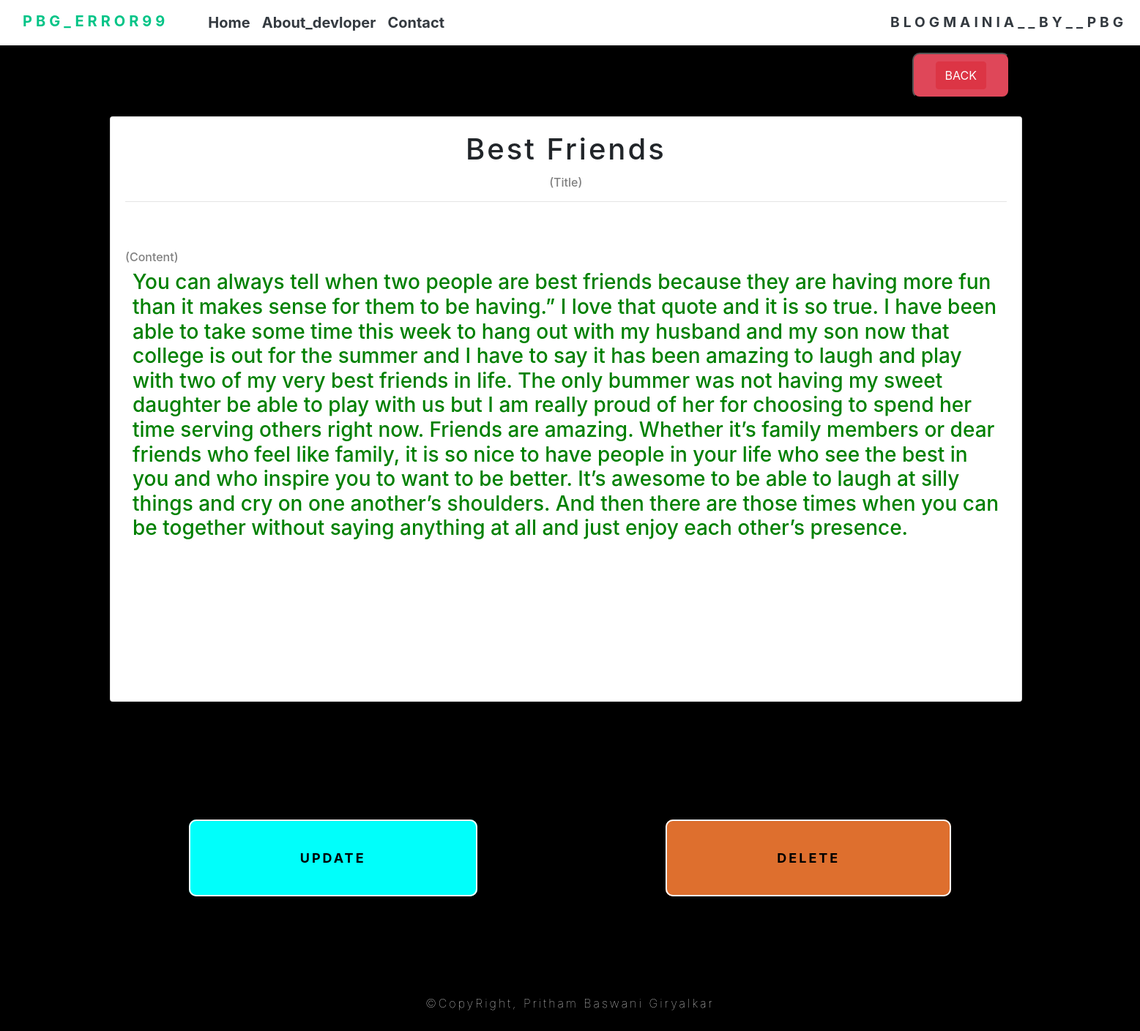
Page /blog/39 on the committed database.
### blog/models.py (models this page shows, shortened)
class Article(models.Model):
    title = models.CharField(max_length=120)
    content = models.TextField()
    active = models.BooleanField(default = True)

### blog/views.py (the view)
# urls.py: path('<int:id>', ArticleDetailView.as_view() , name = 'article-detail'),
class ArticleDetailView(DetailView):
    template_name = 'articles/article_detail.html'
    def get_object(self):
        id_ = self.kwargs.get('id')
        return get_object_or_404(Article , id=id_)

### template/articles/article_detail.html (shortened to what this page needs)
{% extends 'home.html' %}
{% block content %}
<div class="container-20">
    <form action="../">
        <button class="btn-back">
            <input type="submit" value="BACK" class="btn btn-danger">
        </button>
    </form>
    <div class="card" style="width: 80vw; height: 100vh;">
        <div class="card-body">
            <h1 class="card-title" style="letter-spacing: 3px;">{{ object.title }}</h1>
            <h6 class="card-title" style="color: grey;">(Title)</h6>
            <hr>
            <h6 class="card-t" style="color: grey;">(Content)</h6>
            <h3 class="card-text">{{ object.content }}</h3>
        </div>
    </div>
    <div class="buttons">
        <div>
            <div class="but">
                <a href="/blog/{{ object.id }}/update" class="yepseclass noways">UPDATE</a><br>
            </div>
        </div>
        <div>
            <div class="but">
                <a href="/blog/{{ object.id }}/delete" class="yepseclass ">DELETE</a><br>
            </div>
        </div>
    </div>
</div>
<p class="foot">©CopyRight, Pritham Baswani Giryalkar </p>
{% endblock %}

### template/articles/article_detail.html (style rules this page uses)
body { background-color: black; }
.container-20 { width: 100vw; }
.card { margin-left: 150px; margin-top: 25px; }
.card-text { color: green; }
.card-title { text-align: center; }
.card-t { padding-top: 50px; }
.card-text { padding: 0px 10px; height: 70vh; }
.foot { text-align: center; background-color: black; color: white; margin-top: 0px; padding-top: 0px; padding-bottom: 10px; font-weight: 50; letter-spacing: 3px; animation: Foot 3s linear 0s infinite alternate; }
.btn-back { margin-top: 10px; padding: 10px; border-radius: 10px; padding-left: 30px; padding-right: 30px; margin-left: 80vw; background-color: rgb(223, 71, 89); color: black; }
.buttons { margin-top: 200px; width: 100vw; height: 200px; display: flex; flex-direction: row; justify-content: space-evenly; }
.yepseclass { background-color: rgb(222, 111, 46); border-radius: 10px; padding: 40px 150px; text-decoration: none; color: black; font-size: large; font-weight: bold; border: 2px solid white; letter-spacing: 3px; }
.noways { background-color: rgb(0, 255, 251); }

### rows in the picture
Article: title "Best Friends", content "You can always tell when two people are best friends because they are having more fun than it makes sense for them to be having.” I love that quote and it is so true. I have been able to take some time this week to hang out with my husband and my son now that college is out for the summer and I have to say it has been amazing to laugh and play with two of my very best friends in life. The only bummer was not having my sweet daughter be able to play with us but I am really proud of her for choosing to spend her time serving others right now. Friends are amazing. Whether it’s family members or dear friends who feel like family, it is so nice to have people in your life who see the best in you…"
